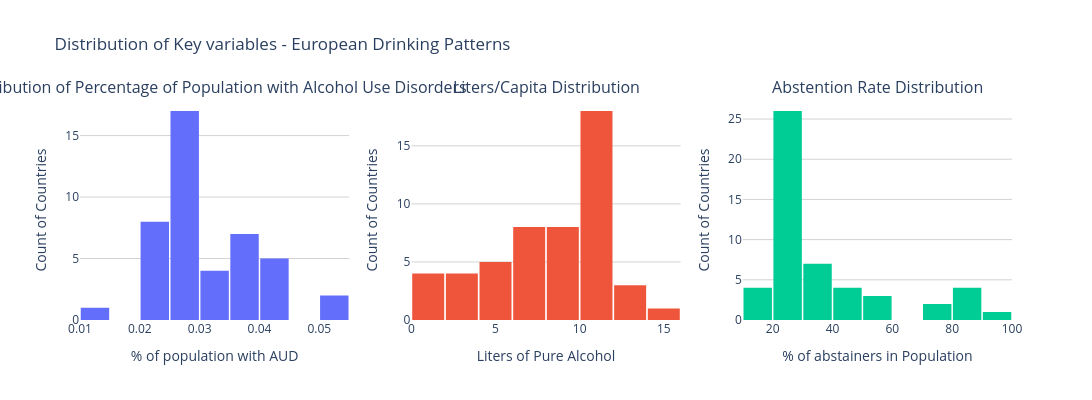

Notebook cell for this chart:
### Code cell
fig = make_subplots(rows=1, cols=3,
                    subplot_titles=['Distribution of Percentage of Population with Alcohol Use Disorders',
                                    'Liters/Capita Distribution',
                                    'Abstention Rate Distribution'])
fig.add_trace(go.Histogram(x=prev_avg['precent_of_prevalence'], nbinsx=10), row=1, col=1)
fig.add_trace(go.Histogram(x=con_avg['NumericValue'], nbinsx=10), row=1, col=2)
fig.add_trace(go.Histogram(x=df_avg['NumericValue'], nbinsx=10), row=1, col=3)

fig.update_layout(
    title='Distribution of Key variables - European Drinking Patterns',
    plot_bgcolor='white',
    showlegend=False,
    bargap=0.05,
    height=400,
    width=1200
)
fig.update_xaxes(showgrid=False)
fig.update_xaxes(title_text= '% of population with AUD', row=1, col=1)
fig.update_xaxes(title_text='Liters of Pure Alcohol', row=1, col=2)
fig.update_xaxes(title_text='% of abstainers in Population', row=1, col=3)
fig.update_yaxes(showgrid=True, gridcolor='lightgrey', title_text='Count of Countries')

### Figure 1 — Plotly figure (JSON) as saved in the notebook; plotly's stock layout.template omitted (floating-point values rounded to 4 significant figures)
{"data": [{"nbinsx": 10, "type": "histogram", "x": [0.02223, 0.03045, 0.04283, 0.03358, 0.03685, 0.02776, 0.02463, 0.02887, 0.02872, 0.02744, 0.04455, 0.02294, 0.0351, 0.0357, 0.03237, 0.02872, 0.02833, 0.03514, 0.05287, 0.01407, 0.02733, 0.02684, 0.02816, 0.03611, 0.02906, 0.02953, 0.02387, 0.02316, 0.02312, 0.02098, 0.03767, 0.0436, 0.02386, 0.02784, 0.04362, 0.02915, 0.02586, 0.02842, 0.03235, 0.02659, 0.05106, 0.03963, 0.02996, 0.04466], "xaxis": "x", "yaxis": "y"}, {"nbinsx": 10, "type": "histogram", "x": [4.442, 11.3, 3.706, 11.94, 0.6389, 11.65, 10.16, 4.552, 10.21, 10.6, 5.885, 13.25, 10.2, 14.36, 9.121, 12.3, 6.687, 11.39, 7.501, 11.7, 7.14, 11.94, 2.455, 7.804, 3.605, 5.369, 10.53, 12.34, 11.85, 6.496, 9.247, 8.929, 4.075, 6.319, 9.985, 11.04, 8.158, 10.68, 9.603, 8.711, 10.31, 10.73, 10.3, 7.067, 9.459, 0.7772, 2.863, 1.445, 6.881, 10.39, 1.914], "xaxis": "x2", "yaxis": "y2"}, {"nbinsx": 10, "type": "histogram", "x": [49.8, 16.39, 50.69, 20.47, 85.62, 29.54, 22.12, 57.88, 34.91, 30.63, 31.11, 25.14, 21.65, 24.04, 21.32, 22.25, 44.92, 21.1, 26.25, 27.73, 22.36, 17.5, 40.38, 25.0, 74.4, 79.46, 25.8, 24.19, 16.1, 24.93, NaN, 45.8, 22.07, 56.49, 23.3, 27.63, 21.51, 30.29, 24.39, 39.78, NaN, 39.73, 27.5, 27.94, 21.72, 23.03, 19.9, 88.24, 84.1, 90.25, 32.24, 21.66, 85.33], "xaxis": "x3", "yaxis": "y3"}], "layout": {"annotations": [{"font": {"size": 16}, "showarrow": false, "text": "Distribution of Percentage of Population with Alcohol Use Disorders", "x": 0.1444, "xanchor": "center", "xref": "paper", "y": 1, "yanchor": "bottom", "yref": "paper"}, {"font": {"size": 16}, "showarrow": false, "text": "Liters/Capita Distribution", "x": 0.5, "xanchor": "center", "xref": "paper", "y": 1, "yanchor": "bottom", "yref": "paper"}, {"font": {"size": 16}, "showarrow": false, "text": "Abstention Rate Distribution", "x": 0.8556, "xanchor": "center", "xref": "paper", "y": 1, "yanchor": "bottom", "yref": "paper"}], "bargap": 0.05, "height": 400, "plot_bgcolor": "white", "showlegend": false, "title": {"text": "Distribution of Key variables - European Drinking Patterns"}, "width": 1200, "xaxis": {"anchor": "y", "domain": [0, 0.2889], "showgrid": false, "title": {"text": "% of population with AUD"}}, "xaxis2": {"anchor": "y2", "domain": [0.3556, 0.6444], "showgrid": false, "title": {"text": "Liters of Pure Alcohol"}}, "xaxis3": {"anchor": "y3", "domain": [0.7111, 1], "showgrid": false, "title": {"text": "% of abstainers in Population"}}, "yaxis": {"anchor": "x", "domain": [0, 1], "gridcolor": "lightgrey", "showgrid": true, "title": {"text": "Count of Countries"}}, "yaxis2": {"anchor": "x2", "domain": [0, 1], "gridcolor": "lightgrey", "showgrid": true, "title": {"text": "Count of Countries"}}, "yaxis3": {"anchor": "x3", "domain": [0, 1], "gridcolor": "lightgrey", "showgrid": true, "title": {"text": "Count of Countries"}}}}
